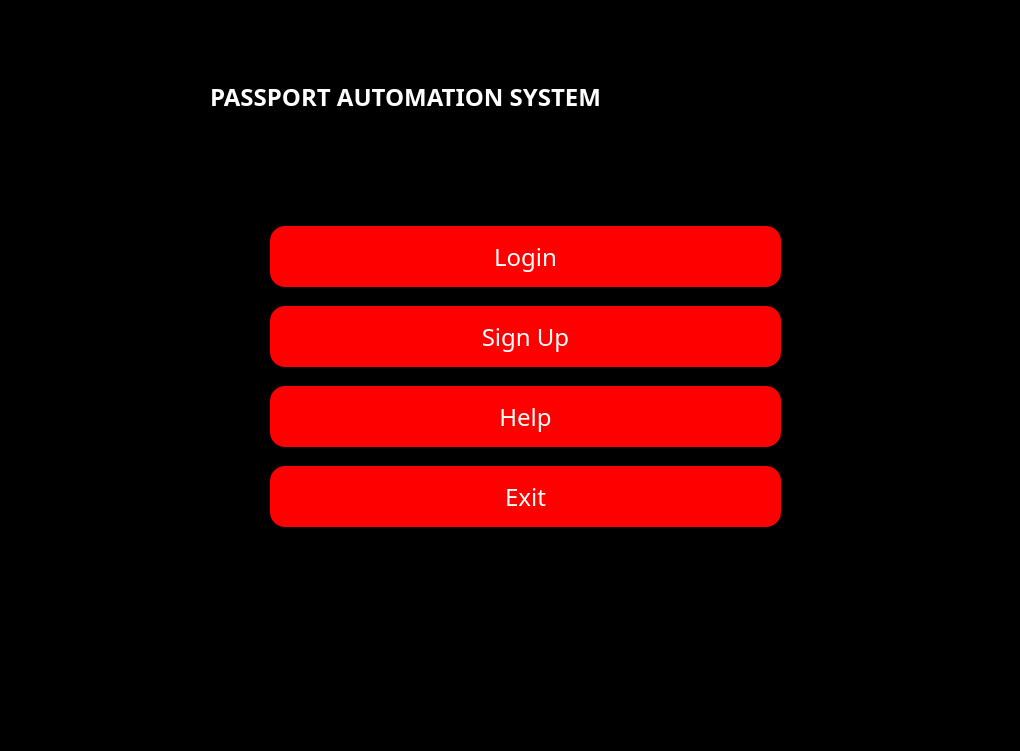
<?xml version="1.0" encoding="UTF-8"?>
<ui version="4.0">
 <class>MainWindow</class>
 <widget class="QMainWindow" name="MainWindow">
  <property name="geometry">
   <rect>
    <x>0</x>
    <y>0</y>
    <width>1020</width>
    <height>751</height>
   </rect>
  </property>
  <property name="windowTitle">
   <string>MainWindow</string>
  </property>
  <property name="styleSheet">
   <string notr="true">*{
background:rgba;
font-family:century gothic;
font-size:18px;
border:none;
}
QFrame
{
background:rgba;
}
QPushButton
{
border-radius:60px;
}
QLabel
{
color:white;
background:transparent;
}
QPushButton
{
color:white;
border-radius:15px;
}
QLineEdit
{
background:transparent;
border:none;
color:#717072;
border-bottom:1px solid #717072
}
QToolBox{
font-color:white;
background-color:rgb(24,24,36);
text-align:left;
}
QToolBox::tab{
font-color:white;
border-radius:5px;
background-color:rgb(17,16,26);
text-align:left;
}</string>
  </property>
  <widget class="QWidget" name="centralwidget">
   <property name="styleSheet">
    <string notr="true"/>
   </property>
   <layout class="QHBoxLayout" name="horizontalLayout">
    <property name="spacing">
     <number>0</number>
    </property>
    <property name="leftMargin">
     <number>0</number>
    </property>
    <property name="topMargin">
     <number>0</number>
    </property>
    <property name="rightMargin">
     <number>0</number>
    </property>
    <property name="bottomMargin">
     <number>0</number>
    </property>
    <item>
     <widget class="QFrame" name="main_body">
      <property name="styleSheet">
       <string notr="true"/>
      </property>
      <property name="frameShape">
       <enum>QFrame::StyledPanel</enum>
      </property>
      <property name="frameShadow">
       <enum>QFrame::Raised</enum>
      </property>
      <layout class="QVBoxLayout" name="verticalLayout">
       <property name="spacing">
        <number>0</number>
       </property>
       <property name="leftMargin">
        <number>0</number>
       </property>
       <property name="topMargin">
        <number>0</number>
       </property>
       <property name="rightMargin">
        <number>0</number>
       </property>
       <property name="bottomMargin">
        <number>0</number>
       </property>
       <item alignment="Qt::AlignTop">
        <widget class="QFrame" name="header">
         <property name="sizePolicy">
          <sizepolicy hsizetype="Preferred" vsizetype="Preferred">
           <horstretch>0</horstretch>
           <verstretch>0</verstretch>
          </sizepolicy>
         </property>
         <property name="styleSheet">
          <string notr="true"/>
         </property>
         <property name="frameShape">
          <enum>QFrame::StyledPanel</enum>
         </property>
         <property name="frameShadow">
          <enum>QFrame::Plain</enum>
         </property>
         <layout class="QHBoxLayout" name="horizontalLayout_2">
          <property name="spacing">
           <number>0</number>
          </property>
          <property name="leftMargin">
           <number>0</number>
          </property>
          <property name="topMargin">
           <number>0</number>
          </property>
          <property name="rightMargin">
           <number>0</number>
          </property>
          <property name="bottomMargin">
           <number>0</number>
          </property>
          <item>
           <widget class="QFrame" name="frame_6">
            <property name="frameShape">
             <enum>QFrame::StyledPanel</enum>
            </property>
            <property name="frameShadow">
             <enum>QFrame::Raised</enum>
            </property>
            <layout class="QHBoxLayout" name="horizontalLayout_9">
             <property name="spacing">
              <number>0</number>
             </property>
             <property name="leftMargin">
              <number>0</number>
             </property>
             <property name="topMargin">
              <number>0</number>
             </property>
             <property name="rightMargin">
              <number>0</number>
             </property>
             <property name="bottomMargin">
              <number>0</number>
             </property>
             <item alignment="Qt::AlignLeft">
              <widget class="QPushButton" name="pushButton_8">
               <property name="text">
                <string/>
               </property>
               <property name="icon">
                <iconset>
                 <normaloff>:/icons/align-left.svg</normaloff>:/icons/align-left.svg</iconset>
               </property>
               <property name="iconSize">
                <size>
                 <width>32</width>
                 <height>32</height>
                </size>
               </property>
              </widget>
             </item>
            </layout>
           </widget>
          </item>
          <item alignment="Qt::AlignLeft|Qt::AlignTop">
           <widget class="QFrame" name="frame_3">
            <property name="sizePolicy">
             <sizepolicy hsizetype="Preferred" vsizetype="Preferred">
              <horstretch>0</horstretch>
              <verstretch>0</verstretch>
             </sizepolicy>
            </property>
            <property name="autoFillBackground">
             <bool>false</bool>
            </property>
            <property name="frameShape">
             <enum>QFrame::StyledPanel</enum>
            </property>
            <property name="frameShadow">
             <enum>QFrame::Plain</enum>
            </property>
            <layout class="QHBoxLayout" name="horizontalLayout_5">
             <property name="spacing">
              <number>0</number>
             </property>
             <property name="leftMargin">
              <number>0</number>
             </property>
             <property name="topMargin">
              <number>0</number>
             </property>
             <property name="rightMargin">
              <number>0</number>
             </property>
             <property name="bottomMargin">
              <number>0</number>
             </property>
             <item>
              <widget class="QPushButton" name="pushButton_4">
               <property name="styleSheet">
                <string notr="true"/>
               </property>
               <property name="text">
                <string/>
               </property>
               <property name="icon">
                <iconset>
                 <normaloff>:/icons/search.svg</normaloff>:/icons/search.svg</iconset>
               </property>
              </widget>
             </item>
            </layout>
           </widget>
          </item>
          <item alignment="Qt::AlignTop">
           <widget class="QFrame" name="frame_5">
            <property name="frameShape">
             <enum>QFrame::StyledPanel</enum>
            </property>
            <property name="frameShadow">
             <enum>QFrame::Plain</enum>
            </property>
            <layout class="QHBoxLayout" name="horizontalLayout_4">
             <property name="spacing">
              <number>0</number>
             </property>
             <property name="leftMargin">
              <number>0</number>
             </property>
             <property name="topMargin">
              <number>0</number>
             </property>
             <property name="rightMargin">
              <number>0</number>
             </property>
             <property name="bottomMargin">
              <number>0</number>
             </property>
             <item>
              <widget class="QPushButton" name="pushButton_5">
               <property name="styleSheet">
                <string notr="true"/>
               </property>
               <property name="text">
                <string/>
               </property>
               <property name="icon">
                <iconset>
                 <normaloff>:/icons/user.svg</normaloff>:/icons/user.svg</iconset>
               </property>
              </widget>
             </item>
             <item>
              <widget class="QPushButton" name="pushButton_6">
               <property name="styleSheet">
                <string notr="true"/>
               </property>
               <property name="text">
                <string/>
               </property>
               <property name="icon">
                <iconset>
                 <normaloff>:/icons/bell.svg</normaloff>:/icons/bell.svg</iconset>
               </property>
              </widget>
             </item>
            </layout>
           </widget>
          </item>
          <item alignment="Qt::AlignRight|Qt::AlignTop">
           <widget class="QFrame" name="frame_4">
            <property name="frameShape">
             <enum>QFrame::StyledPanel</enum>
            </property>
            <property name="frameShadow">
             <enum>QFrame::Plain</enum>
            </property>
            <layout class="QHBoxLayout" name="horizontalLayout_3">
             <property name="spacing">
              <number>0</number>
             </property>
             <property name="leftMargin">
              <number>0</number>
             </property>
             <property name="topMargin">
              <number>0</number>
             </property>
             <property name="rightMargin">
              <number>0</number>
             </property>
             <property name="bottomMargin">
              <number>0</number>
             </property>
             <item>
              <widget class="QPushButton" name="pushButton_3">
               <property name="styleSheet">
                <string notr="true"/>
               </property>
               <property name="text">
                <string/>
               </property>
               <property name="icon">
                <iconset>
                 <normaloff>:/icons/minimize-2.svg</normaloff>:/icons/minimize-2.svg</iconset>
               </property>
              </widget>
             </item>
             <item>
              <widget class="QPushButton" name="pushButton_2">
               <property name="styleSheet">
                <string notr="true"/>
               </property>
               <property name="text">
                <string/>
               </property>
               <property name="icon">
                <iconset>
                 <normaloff>:/icons/maximize-2.svg</normaloff>:/icons/maximize-2.svg</iconset>
               </property>
              </widget>
             </item>
             <item>
              <widget class="QPushButton" name="pushButton">
               <property name="styleSheet">
                <string notr="true"/>
               </property>
               <property name="text">
                <string/>
               </property>
               <property name="icon">
                <iconset>
                 <normaloff>:/icons/x.svg</normaloff>:/icons/x.svg</iconset>
               </property>
              </widget>
             </item>
            </layout>
           </widget>
          </item>
         </layout>
        </widget>
       </item>
       <item>
        <widget class="QFrame" name="mainbody">
         <property name="sizePolicy">
          <sizepolicy hsizetype="Preferred" vsizetype="Expanding">
           <horstretch>0</horstretch>
           <verstretch>0</verstretch>
          </sizepolicy>
         </property>
         <property name="styleSheet">
          <string notr="true">*{
background:rgba;
font-family:century gothic;
font-size:24px;
}
QFrame
{
background:rgba;
border-radius:15px
}
QPushButton
{
background:red;
border-radius:60px;
}
QToolButton
{
background:red;
border-radius:60px;
}
QLabel
{
color:white;
background:transparent;
}
QPushButton
{
color:white;
border-radius:15px;
}
QPushButton:hover
{
color:#333;
border-radius:15px;
background:#49ebff;
}
QLineEdit
{
background:transparent;
border:none;
color:#717072;
border-bottom:1px solid #717072
}
</string>
         </property>
         <property name="frameShape">
          <enum>QFrame::StyledPanel</enum>
         </property>
         <property name="frameShadow">
          <enum>QFrame::Plain</enum>
         </property>
         <widget class="QLabel" name="label">
          <property name="geometry">
           <rect>
            <x>210</x>
            <y>50</y>
            <width>621</width>
            <height>41</height>
           </rect>
          </property>
          <property name="font">
           <font>
            <family>century gothic</family>
            <pointsize>-1</pointsize>
            <weight>75</weight>
            <bold>true</bold>
           </font>
          </property>
          <property name="styleSheet">
           <string notr="true">QLabel{
color:red;
font-weight: bold;
font-size: 40px;
};</string>
          </property>
          <property name="text">
           <string>PASSPORT AUTOMATION SYSTEM</string>
          </property>
         </widget>
         <widget class="QToolButton" name="toolButton">
          <property name="geometry">
           <rect>
            <x>840</x>
            <y>10</y>
            <width>131</width>
            <height>91</height>
           </rect>
          </property>
          <property name="styleSheet">
           <string notr="true">QToolButton
{
background:black;
}</string>
          </property>
          <property name="text">
           <string/>
          </property>
          <property name="icon">
           <iconset>
            <normaloff>pass1.png</normaloff>pass1.png</iconset>
          </property>
          <property name="iconSize">
           <size>
            <width>360</width>
            <height>360</height>
           </size>
          </property>
         </widget>
         <widget class="QPushButton" name="loginbutton">
          <property name="geometry">
           <rect>
            <x>270</x>
            <y>200</y>
            <width>511</width>
            <height>61</height>
           </rect>
          </property>
          <property name="styleSheet">
           <string notr="true">QPushButton{
font-weight: bold;
font-size: 30px;
};</string>
          </property>
          <property name="text">
           <string>Login</string>
          </property>
         </widget>
         <widget class="QPushButton" name="signupbutton">
          <property name="geometry">
           <rect>
            <x>270</x>
            <y>280</y>
            <width>511</width>
            <height>61</height>
           </rect>
          </property>
          <property name="styleSheet">
           <string notr="true">QPushButton{
font-weight: bold;
font-size: 30px;
};</string>
          </property>
          <property name="text">
           <string>Sign Up</string>
          </property>
         </widget>
         <widget class="QPushButton" name="help">
          <property name="geometry">
           <rect>
            <x>270</x>
            <y>360</y>
            <width>511</width>
            <height>61</height>
           </rect>
          </property>
          <property name="styleSheet">
           <string notr="true">QPushButton{
font-weight: bold;
font-size: 30px;
};</string>
          </property>
          <property name="text">
           <string>Help</string>
          </property>
         </widget>
         <widget class="QPushButton" name="cancel">
          <property name="geometry">
           <rect>
            <x>270</x>
            <y>440</y>
            <width>511</width>
            <height>61</height>
           </rect>
          </property>
          <property name="styleSheet">
           <string notr="true">QPushButton{
font-weight: bold;
font-size: 30px;
};</string>
          </property>
          <property name="text">
           <string>Exit</string>
          </property>
         </widget>
        </widget>
       </item>
      </layout>
     </widget>
    </item>
   </layout>
  </widget>
 </widget>
 <resources>
  <include location="interface.ui"/>
  <include location="source.qrc.txt"/>
 </resources>
 <connections/>
</ui>
